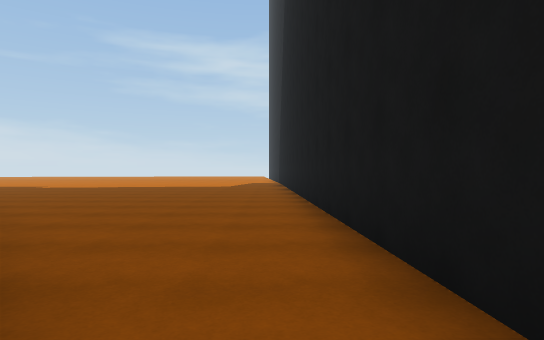
View 1 (above)

14 first-person views from a walk through a scene from a Unity 3-D project. The camera is 1.2 m above the floor, looks level and sees 75° across. The floor is counted in squares, 2 m on a side. Each view is taken from the middle of a square. On the plan, view 1 faces up. The plan holds only what a view shows up to about 10 squares ahead; the rest is blank. The place goes on beyond the plan.

View 2
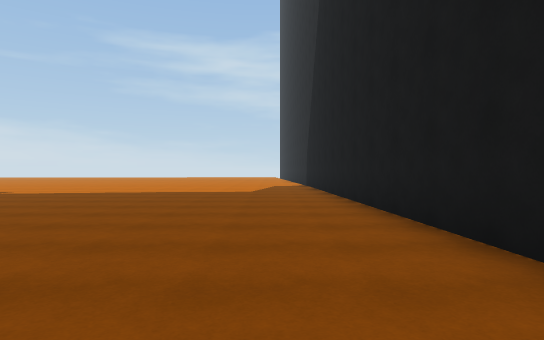

View 3
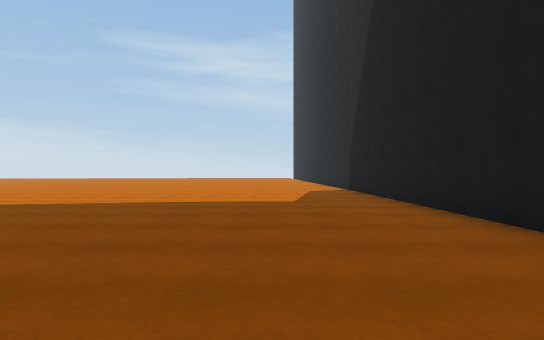

View 4
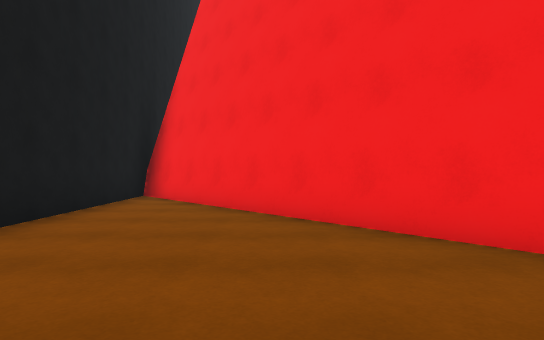

View 5
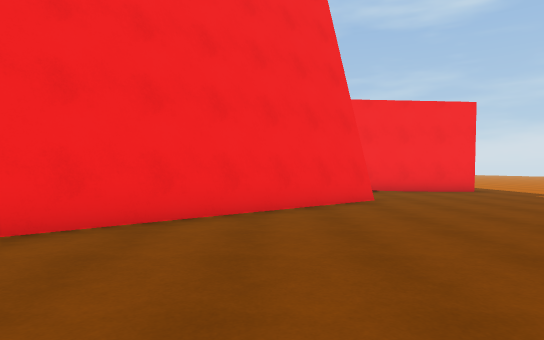

View 6
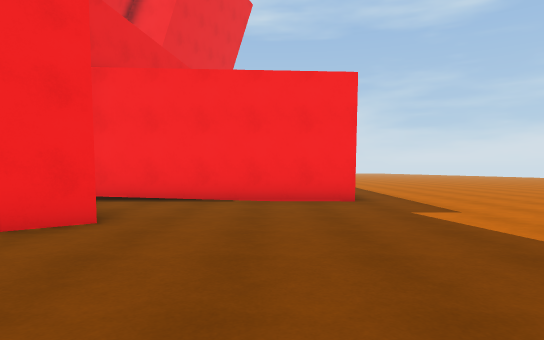

View 7
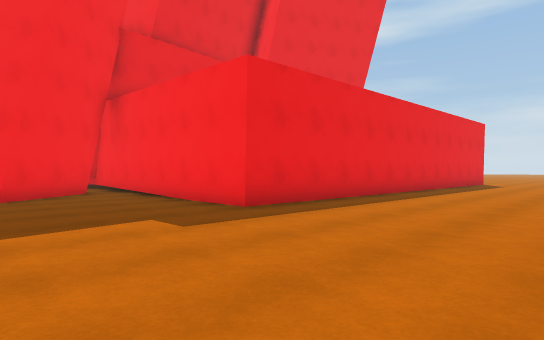

View 8
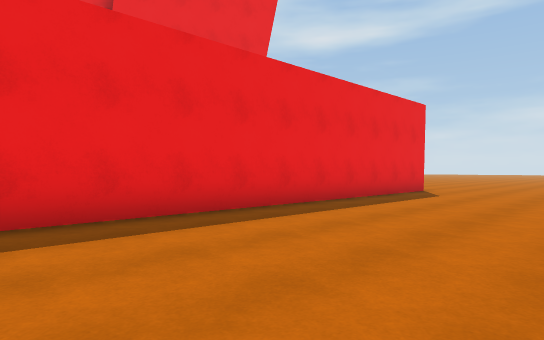

View 9
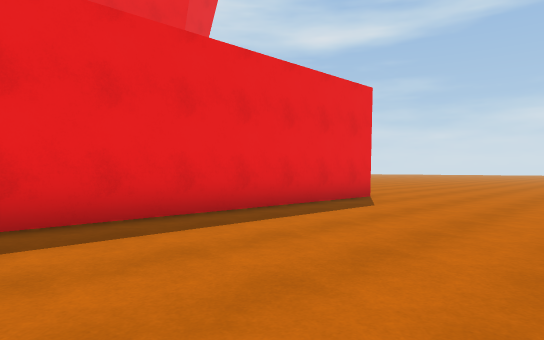

View 10
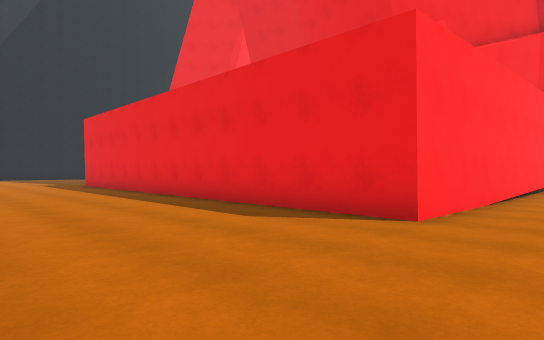

View 11
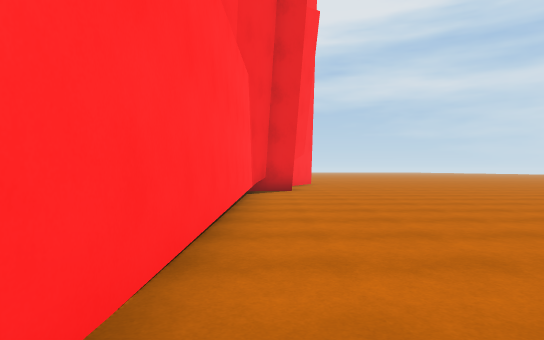

View 12
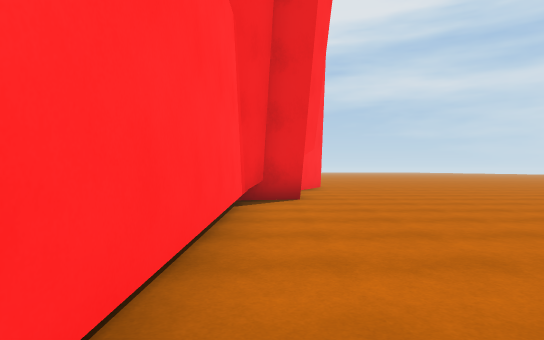

View 13
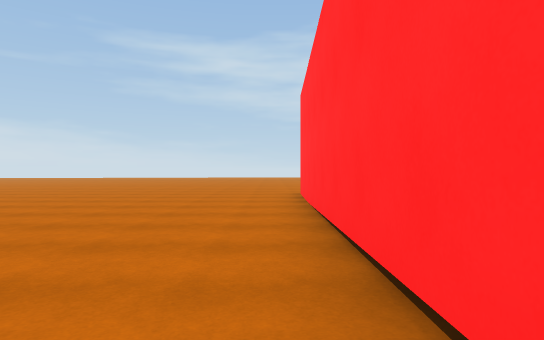

View 14
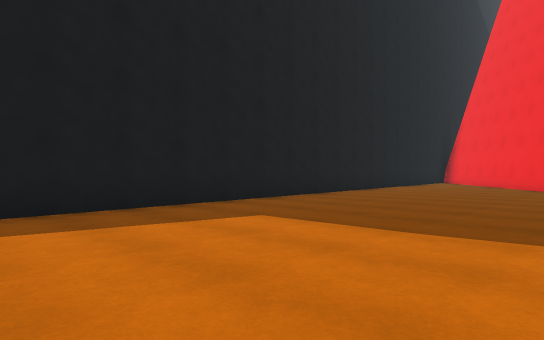

### Floor plan
Points are (right, up) in squares from view 1. A wall is a line through its corners. A room is listed if a view was taken in it or the views show most of it. See-through windows are left out.
Room 1 (views 1, 2, 3, 4, 5, 6, 7, 8, 9, 10, 11, 12, 13, 14)
walls: (-9.2, 6.2) (-7.2, 7.9) (-6.5, 7.1); (-6, 6.5) (-5.4, 5.9); (-5.1, 5.6) (-0.4, 0.1); (-22.9, 1) (-22.5, 1.9) (-22.3, 11.9) (-9.8, 11.6) (-9.9, 5.7); (0.1, -0.5) (1, -1.6) (0.4, 16); (-23.7, 1) (-22.5, 1.2)
low walls: (-23.5, 0.8) (-22.4, 1)

Positions as (right, up) in squares from view 1, and headings:
1: (0, 0), facing up
2: (-1, 3), facing up
3: (-2, 6), facing up
4: (-2, 7), facing down
5: (0, 6), facing left
6: (-3, 10), facing left
7: (-6, 16), facing down-left
8: (-12, 16), facing down-left
9: (-15, 16), facing down-left
10: (-24, 16), facing down-right
11: (-23, 11), facing down
12: (-23, 8), facing down
13: (-23, 3), facing up
14: (-5, 16), facing down-right
